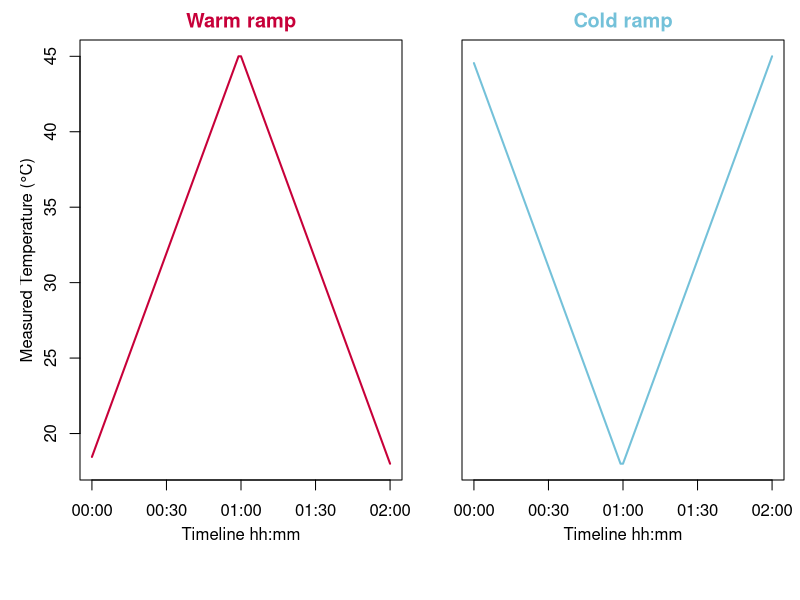

Write the R code that produced this figure.
## ---- chunk 1
# create the dataset
time = seq(
  from = as.POSIXct("2021-01-01 00:00"),
  to = as.POSIXct("2021-01-01 02:00"),
  by = "min"
)
temp = seq(from = 18 ,
           to = 45,
           by = (45 - 18) / floor(length(time) / 2))
tempW <- c(temp, rev(temp))
tempC <- c(rev(temp), temp)

# plot the warm and cold Ramps
par(
  mfrow = c(1, 2),
  oma = c(1, 1, 0, 0.8),
  mar = c(5, 3, 2, 0),
  mgp = c(2.2, 1, 0),
  bg="transparent"
)

plot(
  tempW[-1] ~ time,
  type = "l",
  lwd = 2.0,
  col = "#C70039",
  main = "Warm ramp",
  col.main = "#C70039",
  xlab = "Timeline hh:mm",
  ylab = "Measured Temperature (°C)"
)

plot(
  tempC[-1] ~ time,
  type = "l",
  lwd = 2.0,
  col = "#74C1D9",
  main = "Cold ramp",
  col.main = "#74C1D9",
  xlab = "Timeline hh:mm",
  ylab = "",
  yaxt = "n"
)
## ---- chunk 2
GraphAbsChemos <- "https://ars.els-cdn.com/content/image/1-s2.0-S0045653521008079-ga1_lrg.jpg"
knitr::include_graphics(GraphAbsChemos)
## ---- chunk 3
cagesURL <- "https://media.springernature.com/full/springer-static/image/art%3A10.1007%2Fs11356-016-8261-1/MediaObjects/11356_2016_8261_Fig2_HTML.gif"
knitr::include_graphics(cagesURL)
